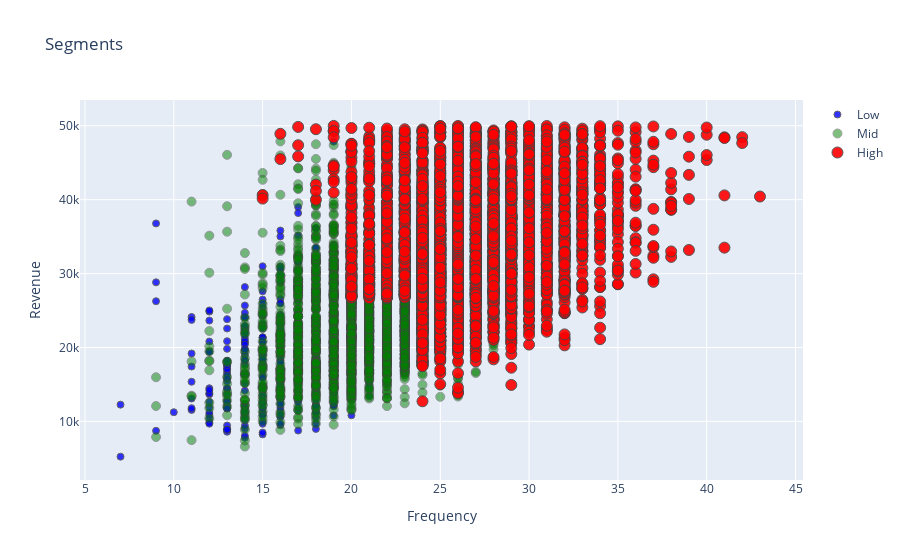

Notebook code cell kept with this figure:
### Code cell
graph = user.query("Revenue < 50000 and Frequency < 2000")

plot_data = [
    go.Scatter(
        x=graph.query("Segment == 'Low-Value Customer'")['Frequency'],
        y=graph.query("Segment == 'Low-Value Customer'")['Revenue'],
        mode='markers',
        name='Low',
        marker= dict(size= 7,
            line= dict(width=1),
            color= 'blue',
            opacity= 0.8
           )
    ),
        go.Scatter(
        x=graph.query("Segment == 'Mid-Value Customer'")['Frequency'],
        y=graph.query("Segment == 'Mid-Value Customer'")['Revenue'],
        mode='markers',
        name='Mid',
        marker= dict(size= 9,
            line= dict(width=1),
            color= 'green',
            opacity= 0.5
           )
    ),
        go.Scatter(
        x=graph.query("Segment == 'High-Value Customer'")['Frequency'],
        y=graph.query("Segment == 'High-Value Customer'")['Revenue'],
        mode='markers',
        name='High',
        marker= dict(size= 11,
                      line= dict(width=1),
            color= 'red',
            opacity= 0.9
           )
    ),
]

plot_layout = go.Layout(
        yaxis= {'title': "Revenue"},
        xaxis= {'title': "Frequency"},
        title='Segments'
    )
fig = go.Figure(data=plot_data, layout=plot_layout)
pyoff.iplot(fig)

### Figure 1 — Plotly figure (JSON) as saved in the notebook; plotly's stock layout.template omitted (floating-point values rounded to 4 significant figures; data arrays with more than 128 entries replaced by an {"elided": "..."} marker saying what was removed)
{"data": [{"marker": {"color": "blue", "line": {"width": 1}, "opacity": 0.8, "size": 7}, "mode": "markers", "name": "Low", "type": "scatter", "x": {"elided": "930 int values"}, "y": {"elided": "930 float values"}}, {"marker": {"color": "green", "line": {"width": 1}, "opacity": 0.5, "size": 9}, "mode": "markers", "name": "Mid", "type": "scatter", "x": {"elided": "2855 int values"}, "y": {"elided": "2855 float values"}}, {"marker": {"color": "red", "line": {"width": 1}, "opacity": 0.9, "size": 11}, "mode": "markers", "name": "High", "type": "scatter", "x": {"elided": "4372 int values"}, "y": {"elided": "4372 float values"}}], "layout": {"title": {"text": "Segments"}, "xaxis": {"title": {"text": "Frequency"}}, "yaxis": {"title": {"text": "Revenue"}}}}
